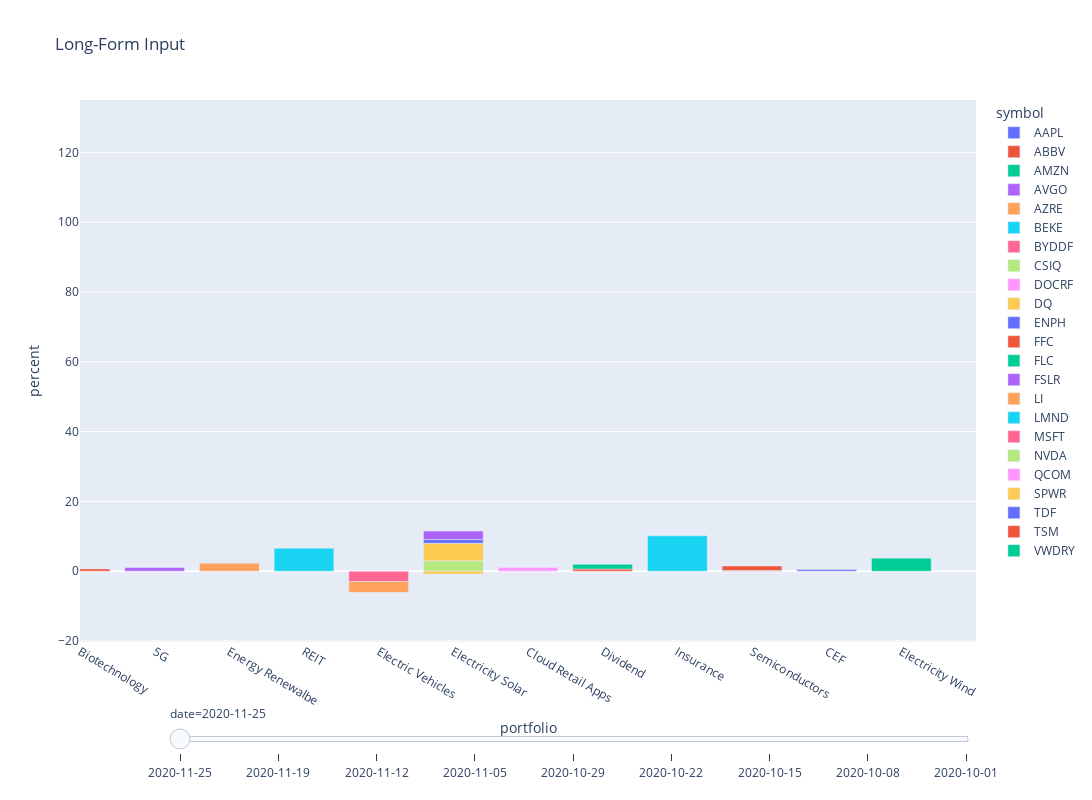

Notebook code cell kept with this figure:
### Code cell
fig = px.bar(dfa, x="portfolio", y="percent", color="symbol", 
             animation_frame="date", animation_group="date",
            range_x=[1,len(set(dfa.portfolio.values))], range_y=[min(dfa.percent.values),max(dfa.percent.values)],
            width=1350, height=800,title="Long-Form Input")
fig["layout"].pop("updatemenus") # optional, drop animation buttons

fig.show()

### Figure 1 — Plotly figure (JSON) as saved in the notebook; plotly's stock layout.template omitted (floating-point values rounded to 4 significant figures)
{"data": [{"alignmentgroup": "True", "hoverlabel": {"namelength": 0}, "hovertemplate": "symbol=AAPL<br>date=2020-11-25<br>portfolio=%{x}<br>percent=%{y}", "ids": ["2020-11-25"], "legendgroup": "AAPL", "marker": {"color": "#636efa"}, "name": "AAPL", "offsetgroup": "AAPL", "orientation": "v", "showlegend": true, "textposition": "auto", "type": "bar", "x": ["Mega Capital"], "xaxis": "x", "y": [0.48], "yaxis": "y"}, {"alignmentgroup": "True", "hoverlabel": {"namelength": 0}, "hovertemplate": "symbol=ABBV<br>date=2020-11-25<br>portfolio=%{x}<br>percent=%{y}", "ids": ["2020-11-25"], "legendgroup": "ABBV", "marker": {"color": "#EF553B"}, "name": "ABBV", "offsetgroup": "ABBV", "orientation": "v", "showlegend": true, "textposition": "auto", "type": "bar", "x": ["Biotechnology"], "xaxis": "x", "y": [0.66], "yaxis": "y"}, {"alignmentgroup": "True", "hoverlabel": {"namelength": 0}, "hovertemplate": "symbol=AMZN<br>date=2020-11-25<br>portfolio=%{x}<br>percent=%{y}", "ids": ["2020-11-25"], "legendgroup": "AMZN", "marker": {"color": "#00cc96"}, "name": "AMZN", "offsetgroup": "AMZN", "orientation": "v", "showlegend": true, "textposition": "auto", "type": "bar", "x": ["Mega Capital"], "xaxis": "x", "y": [0.32], "yaxis": "y"}, {"alignmentgroup": "True", "hoverlabel": {"namelength": 0}, "hovertemplate": "symbol=AVGO<br>date=2020-11-25<br>portfolio=%{x}<br>percent=%{y}", "ids": ["2020-11-25"], "legendgroup": "AVGO", "marker": {"color": "#ab63fa"}, "name": "AVGO", "offsetgroup": "AVGO", "orientation": "v", "showlegend": true, "textposition": "auto", "type": "bar", "x": ["5G"], "xaxis": "x", "y": [1.05], "yaxis": "y"}, {"alignmentgroup": "True", "hoverlabel": {"namelength": 0}, "hovertemplate": "symbol=AZRE<br>date=2020-11-25<br>portfolio=%{x}<br>percent=%{y}", "ids": ["2020-11-25"], "legendgroup": "AZRE", "marker": {"color": "#FFA15A"}, "name": "AZRE", "offsetgroup": "AZRE", "orientation": "v", "showlegend": true, "textposition": "auto", "type": "bar", "x": ["Energy Renewalbe"], "xaxis": "x", "y": [2.3], "yaxis": "y"}, {"alignmentgroup": "True", "hoverlabel": {"namelength": 0}, "hovertemplate": "symbol=BEKE<br>date=2020-11-25<br>portfolio=%{x}<br>percent=%{y}", "ids": ["2020-11-25"], "legendgroup": "BEKE", "marker": {"color": "#19d3f3"}, "name": "BEKE", "offsetgroup": "BEKE", "orientation": "v", "showlegend": true, "textposition": "auto", "type": "bar", "x": ["REIT"], "xaxis": "x", "y": [6.55], "yaxis": "y"}, {"alignmentgroup": "True", "hoverlabel": {"namelength": 0}, "hovertemplate": "symbol=BYDDF<br>date=2020-11-25<br>portfolio=%{x}<br>percent=%{y}", "ids": ["2020-11-25"], "legendgroup": "BYDDF", "marker": {"color": "#FF6692"}, "name": "BYDDF", "offsetgroup": "BYDDF", "orientation": "v", "showlegend": true, "textposition": "auto", "type": "bar", "x": ["Electric Vehicles"], "xaxis": "x", "y": [-3], "yaxis": "y"}, {"alignmentgroup": "True", "hoverlabel": {"namelength": 0}, "hovertemplate": "symbol=CSIQ<br>date=2020-11-25<br>portfolio=%{x}<br>percent=%{y}", "ids": ["2020-11-25"], "legendgroup": "CSIQ", "marker": {"color": "#B6E880"}, "name": "CSIQ", "offsetgroup": "CSIQ", "orientation": "v", "showlegend": true, "textposition": "auto", "type": "bar", "x": ["Electricity Solar"], "xaxis": "x", "y": [2.96], "yaxis": "y"}, {"alignmentgroup": "True", "hoverlabel": {"namelength": 0}, "hovertemplate": "symbol=DOCRF<br>date=2020-11-25<br>portfolio=%{x}<br>percent=%{y}", "ids": ["2020-11-25"], "legendgroup": "DOCRF", "marker": {"color": "#FF97FF"}, "name": "DOCRF", "offsetgroup": "DOCRF", "orientation": "v", "showlegend": true, "textposition": "auto", "type": "bar", "x": ["Cloud Retail Apps"], "xaxis": "x", "y": [1.09], "yaxis": "y"}, {"alignmentgroup": "True", "hoverlabel": {"namelength": 0}, "hovertemplate": "symbol=DQ<br>date=2020-11-25<br>portfolio=%{x}<br>percent=%{y}", "ids": ["2020-11-25"], "legendgroup": "DQ", "marker": {"color": "#FECB52"}, "name": "DQ", "offsetgroup": "DQ", "orientation": "v", "showlegend": true, "textposition": "auto", "type": "bar", "x": ["Electricity Solar"], "xaxis": "x", "y": [5.04], "yaxis": "y"}, {"alignmentgroup": "True", "hoverlabel": {"namelength": 0}, "hovertemplate": "symbol=ENPH<br>date=2020-11-25<br>portfolio=%{x}<br>percent=%{y}", "ids": ["2020-11-25"], "legendgroup": "ENPH", "marker": {"color": "#636efa"}, "name": "ENPH", "offsetgroup": "ENPH", "orientation": "v", "showlegend": true, "textposition": "auto", "type": "bar", "x": ["Electricity Solar"], "xaxis": "x", "y": [1.07], "yaxis": "y"}, {"alignmentgroup": "True", "hoverlabel": {"namelength": 0}, "hovertemplate": "symbol=FFC<br>date=2020-11-25<br>portfolio=%{x}<br>percent=%{y}", "ids": ["2020-11-25"], "legendgroup": "FFC", "marker": {"color": "#EF553B"}, "name": "FFC", "offsetgroup": "FFC", "orientation": "v", "showlegend": true, "textposition": "auto", "type": "bar", "x": ["Dividend"], "xaxis": "x", "y": [0.62], "yaxis": "y"}, {"alignmentgroup": "True", "hoverlabel": {"namelength": 0}, "hovertemplate": "symbol=FLC<br>date=2020-11-25<br>portfolio=%{x}<br>percent=%{y}", "ids": ["2020-11-25"], "legendgroup": "FLC", "marker": {"color": "#00cc96"}, "name": "FLC", "offsetgroup": "FLC", "orientation": "v", "showlegend": true, "textposition": "auto", "type": "bar", "x": ["Dividend"], "xaxis": "x", "y": [1.35], "yaxis": "y"}, {"alignmentgroup": "True", "hoverlabel": {"namelength": 0}, "hovertemplate": "symbol=FSLR<br>date=2020-11-25<br>portfolio=%{x}<br>percent=%{y}", "ids": ["2020-11-25"], "legendgroup": "FSLR", "marker": {"color": "#ab63fa"}, "name": "FSLR", "offsetgroup": "FSLR", "orientation": "v", "showlegend": true, "textposition": "auto", "type": "bar", "x": ["Electricity Solar"], "xaxis": "x", "y": [2.43], "yaxis": "y"}, {"alignmentgroup": "True", "hoverlabel": {"namelength": 0}, "hovertemplate": "symbol=LI<br>date=2020-11-25<br>portfolio=%{x}<br>percent=%{y}", "ids": ["2020-11-25"], "legendgroup": "LI", "marker": {"color": "#FFA15A"}, "name": "LI", "offsetgroup": "LI", "orientation": "v", "showlegend": true, "textposition": "auto", "type": "bar", "x": ["Electric Vehicles"], "xaxis": "x", "y": [-3.05], "yaxis": "y"}, {"alignmentgroup": "True", "hoverlabel": {"namelength": 0}, "hovertemplate": "symbol=LMND<br>date=2020-11-25<br>portfolio=%{x}<br>percent=%{y}", "ids": ["2020-11-25"], "legendgroup": "LMND", "marker": {"color": "#19d3f3"}, "name": "LMND", "offsetgroup": "LMND", "orientation": "v", "showlegend": true, "textposition": "auto", "type": "bar", "x": ["Insurance"], "xaxis": "x", "y": [10.13], "yaxis": "y"}, {"alignmentgroup": "True", "hoverlabel": {"namelength": 0}, "hovertemplate": "symbol=MSFT<br>date=2020-11-25<br>portfolio=%{x}<br>percent=%{y}", "ids": ["2020-11-25"], "legendgroup": "MSFT", "marker": {"color": "#FF6692"}, "name": "MSFT", "offsetgroup": "MSFT", "orientation": "v", "showlegend": true, "textposition": "auto", "type": "bar", "x": ["Mega Capital"], "xaxis": "x", "y": [0.64], "yaxis": "y"}, {"alignmentgroup": "True", "hoverlabel": {"namelength": 0}, "hovertemplate": "symbol=NVDA<br>date=2020-11-25<br>portfolio=%{x}<br>percent=%{y}", "ids": ["2020-11-25"], "legendgroup": "NVDA", "marker": {"color": "#B6E880"}, "name": "NVDA", "offsetgroup": "NVDA", "orientation": "v", "showlegend": true, "textposition": "auto", "type": "bar", "x": ["Semiconductors"], "xaxis": "x", "y": [0.2], "yaxis": "y"}, {"alignmentgroup": "True", "hoverlabel": {"namelength": 0}, "hovertemplate": "symbol=QCOM<br>date=2020-11-25<br>portfolio=%{x}<br>percent=%{y}", "ids": ["2020-11-25"], "legendgroup": "QCOM", "marker": {"color": "#FF97FF"}, "name": "QCOM", "offsetgroup": "QCOM", "orientation": "v", "showlegend": true, "textposition": "auto", "type": "bar", "x": ["Semiconductors"], "xaxis": "x", "y": [-0.17], "yaxis": "y"}, {"alignmentgroup": "True", "hoverlabel": {"namelength": 0}, "hovertemplate": "symbol=SPWR<br>date=2020-11-25<br>portfolio=%{x}<br>percent=%{y}", "ids": ["2020-11-25"], "legendgroup": "SPWR", "marker": {"color": "#FECB52"}, "name": "SPWR", "offsetgroup": "SPWR", "orientation": "v", "showlegend": true, "textposition": "auto", "type": "bar", "x": ["Electricity Solar"], "xaxis": "x", "y": [-0.81], "yaxis": "y"}, {"alignmentgroup": "True", "hoverlabel": {"namelength": 0}, "hovertemplate": "symbol=TDF<br>date=2020-11-25<br>portfolio=%{x}<br>percent=%{y}", "ids": ["2020-11-25"], "legendgroup": "TDF", "marker": {"color": "#636efa"}, "name": "TDF", "offsetgroup": "TDF", "orientation": "v", "showlegend": true, "textposition": "auto", "type": "bar", "x": ["CEF"], "xaxis": "x", "y": [0.45], "yaxis": "y"}, {"alignmentgroup": "True", "hoverlabel": {"namelength": 0}, "hovertemplate": "symbol=TSM<br>date=2020-11-25<br>portfolio=%{x}<br>percent=%{y}", "ids": ["2020-11-25"], "legendgroup": "TSM", "marker": {"color": "#EF553B"}, "name": "TSM", "offsetgroup": "TSM", "orientation": "v", "showlegend": true, "textposition": "auto", "type": "bar", "x": ["Semiconductors"], "xaxis": "x", "y": [1.28], "yaxis": "y"}, {"alignmentgroup": "True", "hoverlabel": {"namelength": 0}, "hovertemplate": "symbol=VWDRY<br>date=2020-11-25<br>portfolio=%{x}<br>percent=%{y}", "ids": ["2020-11-25"], "legendgroup": "VWDRY", "marker": {"color": "#00cc96"}, "name": "VWDRY", "offsetgroup": "VWDRY", "orientation": "v", "showlegend": true, "textposition": "auto", "type": "bar", "x": ["Electricity Wind"], "xaxis": "x", "y": [3.73], "yaxis": "y"}], "layout": {"barmode": "relative", "height": 800, "legend": {"title": {"text": "symbol"}, "tracegroupgap": 0}, "sliders": [{"active": 0, "currentvalue": {"prefix": "date="}, "len": 0.9, "pad": {"b": 10, "t": 60}, "steps": [{"args": [["2020-11-25"], {"frame": {"duration": 0, "redraw": true}, "fromcurrent": true, "mode": "immediate", "transition": {"duration": 0, "easing": "linear"}}], "label": "2020-11-25", "method": "animate"}, {"args": [["2020-11-19"], {"frame": {"duration": 0, "redraw": true}, "fromcurrent": true, "mode": "immediate", "transition": {"duration": 0, "easing": "linear"}}], "label": "2020-11-19", "method": "animate"}, {"args": [["2020-11-12"], {"frame": {"duration": 0, "redraw": true}, "fromcurrent": true, "mode": "immediate", "transition": {"duration": 0, "easing": "linear"}}], "label": "2020-11-12", "method": "animate"}, {"args": [["2020-11-05"], {"frame": {"duration": 0, "redraw": true}, "fromcurrent": true, "mode": "immediate", "transition": {"duration": 0, "easing": "linear"}}], "label": "2020-11-05", "method": "animate"}, {"args": [["2020-10-29"], {"frame": {"duration": 0, "redraw": true}, "fromcurrent": true, "mode": "immediate", "transition": {"duration": 0, "easing": "linear"}}], "label": "2020-10-29", "method": "animate"}, {"args": [["2020-10-22"], {"frame": {"duration": 0, "redraw": true}, "fromcurrent": true, "mode": "immediate", "transition": {"duration": 0, "easing": "linear"}}], "label": "2020-10-22", "method": "animate"}, {"args": [["2020-10-15"], {"frame": {"duration": 0, "redraw": true}, "fromcurrent": true, "mode": "immediate", "transition": {"duration": 0, "easing": "linear"}}], "label": "2020-10-15", "method": "animate"}, {"args": [["2020-10-08"], {"frame": {"duration": 0, "redraw": true}, "fromcurrent": true, "mode": "immediate", "transition": {"duration": 0, "easing": "linear"}}], "label": "2020-10-08", "method": "animate"}, {"args": [["2020-10-01"], {"frame": {"duration": 0, "redraw": true}, "fromcurrent": true, "mode": "immediate", "transition": {"duration": 0, "easing": "linear"}}], "label": "2020-10-01", "method": "animate"}], "x": 0.1, "xanchor": "left", "y": 0, "yanchor": "top"}], "title": {"text": "Long-Form Input"}, "width": 1350, "xaxis": {"anchor": "y", "domain": [0, 1], "range": [1, 13], "title": {"text": "portfolio"}}, "yaxis": {"anchor": "x", "domain": [0, 1], "range": [-20.29, 135], "title": {"text": "percent"}}}}
